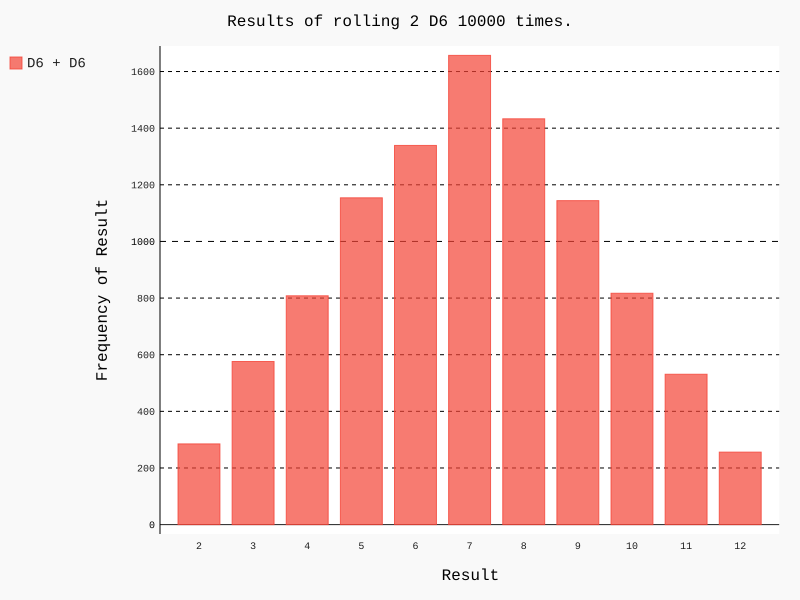

Generate this figure with Python:
from die import Die
import pygal

#Create two six sided die
die1 = Die()
die2 = Die()


#Make some rolls, and store some results in a list
results = []
for roll_num in range(10000):
    result = die1.roll() + die2.roll()
    results.append(result)

#Analyze the results.
frequencies = []
max_result = die1.num_sides + die2.num_sides
min_result = 2
for value in range(min_result, max_result+1):
    frequency = results.count(value)
    frequencies.append(frequency)

#Visualize the results
hist = pygal.Bar()

hist.title = "Results of rolling " + str(min_result) + " D6 10000 times."
hist.x_labels = [str(x) for x in range(min_result, max_result+1)]
hist.x_title = "Result"
hist.y_title = "Frequency of Result"

hist.add('D6 + D6', frequencies)
hist.render_to_file('die_visual.svg')


print(frequencies)

import matplotlib.pyplot as plt

input_values = [str(x) for x in range(min_result, max_result+1)]
plt.bar(input_values, frequencies, linewidth = 5) #controls thickness of graphed line

#Set chart title and label axes.
plt.title("Results of rolling " + str(min_result) + " D6 10000 times.", fontsize = 24) #creating a title
plt.xlabel("Result", fontsize = 14)
plt.ylabel("Frequency", fontsize=14)

#Set size of tick labels.
plt.tick_params(axis='both',labelsize=14)

plt.show()
